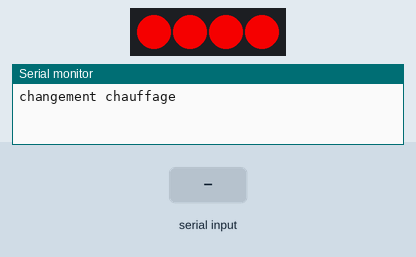
Bench run of a sketch on a simulated Arduino Uno, built with avr-gcc and run on an emulated ATmega328P. On the bench: 4 RGB LEDs in strip order, left to right, the last lines printed to the serial monitor. The test bench sets the inputs (shaded band).

Above: at 6.6 s.
6.7 s: "c" received over the second serial link
At 7.4 s:
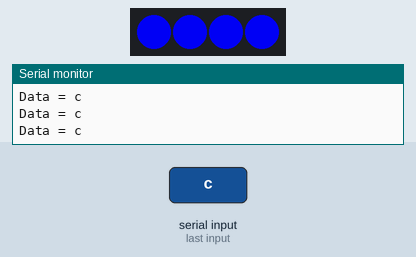
8.2 s: "C" received over the second serial link
At 9.2 s:
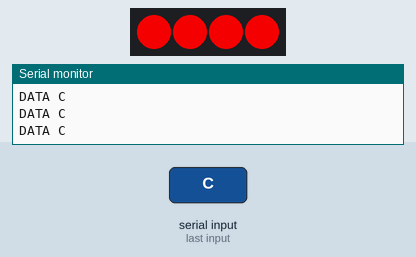
10.1 s: "1" received over the second serial link
Timing chart, 0 to 19.1 s (numbered marks = the images above; inputs shaded):
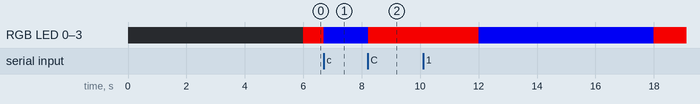

The sketch:

chauffage.ino
```cpp
#include <Adafruit_NeoPixel.h>
#include<SoftwareSerial.h>

Adafruit_NeoPixel strip = Adafruit_NeoPixel(4, 5, NEO_GRB + NEO_KHZ800);

// ---------- DÉFINITION DU BLUETOOTH ----------
#define RX 7
#define TX 6
SoftwareSerial BlueT(RX,TX);
char Data;

int time1 = millis();
int time2 = millis();
bool chauffage = false; // on définit le huaffage comme étant éteind de base.

void setup() {
    Serial.begin(9600);
    delay(500);
    BlueT.begin(9600);
    // put your setup code here, to run once:


}

void loop() {

    time2 = millis();
    //Serial.println(time2);
    if (BlueT.available()){Data = BlueT.read();}strip.begin();
    strip.show();
    if (Data =='C') // Pour allumer le chauffage
        {
          Serial.println("DATA C");
            // setPixelColor(n° de led, Rouge, Vert, Bleu)
            // ROUGE
            strip.setPixelColor(0,223,0,0);
            strip.setPixelColor(1,223,0,0);
            strip.setPixelColor(2,223,0,0);
            strip.setPixelColor(3,223,0,0);
            chauffage = true;
            time2 -= 5000;
        }
        else if(Data =='c') // Pour éteindre le chauffage
        {
          Serial.println("Data = c");
            // setPixelColor(n° de led, Rouge, Vert, Bleu)
            // BLEU
            strip.setPixelColor(0,0,0,223);
            strip.setPixelColor(1,0,0,223);
            strip.setPixelColor(2,0,0,223);
            strip.setPixelColor(3,0,0,223);
            chauffage = false;
            time2 -= 5000;
        }

    if( (time2-time1)>=6000 ){ //  ajout d'un bouton BT
      Serial.println("changement chauffage");
        if (chauffage == true){
            // setPixelColor(n° de led, Rouge, Vert, Bleu)
            // BLEU
            strip.setPixelColor(0,0,0,223);
            strip.setPixelColor(1,0,0,223);
            strip.setPixelColor(2,0,0,223);
            strip.setPixelColor(3,0,0,223);
            chauffage = false;
        }
        else{
            // setPixelColor(n° de led, Rouge, Vert, Bleu)
            // ROUGE
            strip.setPixelColor(0,223,0,0);
            strip.setPixelColor(1,223,0,0);
            strip.setPixelColor(2,223,0,0);
            strip.setPixelColor(3,223,0,0);
            chauffage = true;
        }
        time1 = millis();
    }

}
```

Measured:
- after the input at 6.7 s, RGB LED 0–3: RGB(223, 0, 0) → RGB(0, 0, 223) at once
- after the input at 8.2 s, RGB LED 0–3: RGB(0, 0, 223) → RGB(223, 0, 0) at once
